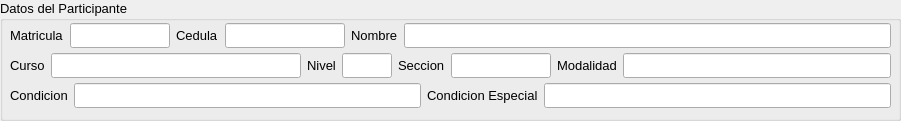
  <widget class="QGroupBox" name="groupBox_2">
   <property name="geometry">
    <rect>
     <x>9</x>
     <y>10</y>
     <width>901</width>
     <height>121</height>
    </rect>
   </property>
   <property name="sizePolicy">
    <sizepolicy hsizetype="Ignored" vsizetype="Ignored">
     <horstretch>0</horstretch>
     <verstretch>0</verstretch>
    </sizepolicy>
   </property>
   <property name="minimumSize">
    <size>
     <width>780</width>
     <height>113</height>
    </size>
   </property>
   <property name="maximumSize">
    <size>
     <width>1000</width>
     <height>200</height>
    </size>
   </property>
   <property name="font">
    <font>
     <family>Segoe UI</family>
     <pointsize>10</pointsize>
    </font>
   </property>
   <property name="title">
    <string>Datos del Participante</string>
   </property>
   <widget class="QWidget" name="horizontalLayoutWidget_8">
    <property name="geometry">
     <rect>
      <x>10</x>
      <y>20</y>
      <width>881</width>
      <height>31</height>
     </rect>
    </property>
    <layout class="QHBoxLayout" name="horizontalLayout_8">
     <item>
      <widget class="QLabel" name="label_3">
       <property name="text">
        <string>Matricula</string>
       </property>
      </widget>
     </item>
     <item>
      <widget class="QLineEdit" name="f_matricula">
       <property name="minimumSize">
        <size>
         <width>0</width>
         <height>25</height>
        </size>
       </property>
       <property name="maximumSize">
        <size>
         <width>100</width>
         <height>16777215</height>
        </size>
       </property>
       <property name="font">
        <font>
         <pointsize>9</pointsize>
        </font>
       </property>
      </widget>
     </item>
     <item>
      <widget class="QLabel" name="label_31">
       <property name="text">
        <string>Cedula</string>
       </property>
      </widget>
     </item>
     <item>
      <widget class="QLineEdit" name="f_cedula_4">
       <property name="minimumSize">
        <size>
         <width>0</width>
         <height>25</height>
        </size>
       </property>
       <property name="maximumSize">
        <size>
         <width>120</width>
         <height>16777215</height>
        </size>
       </property>
       <property name="font">
        <font>
         <pointsize>9</pointsize>
        </font>
       </property>
      </widget>
     </item>
     <item>
      <widget class="QLabel" name="label_32">
       <property name="text">
        <string>Nombre</string>
       </property>
      </widget>
     </item>
     <item>
      <widget class="QLineEdit" name="f_nombre_4">
       <property name="minimumSize">
        <size>
         <width>250</width>
         <height>25</height>
        </size>
       </property>
       <property name="font">
        <font>
         <pointsize>9</pointsize>
        </font>
       </property>
       <property name="readOnly">
        <bool>false</bool>
       </property>
      </widget>
     </item>
    </layout>
   </widget>
   <widget class="QWidget" name="horizontalLayoutWidget_9">
    <property name="geometry">
     <rect>
      <x>10</x>
      <y>50</y>
      <width>881</width>
      <height>31</height>
     </rect>
    </property>
    <layout class="QHBoxLayout" name="horizontalLayout_9">
     <item>
      <widget class="QLabel" name="label_34">
       <property name="text">
        <string>Curso</string>
       </property>
      </widget>
     </item>
     <item>
      <widget class="QLineEdit" name="f_curso_2">
       <property name="enabled">
        <bool>true</bool>
       </property>
       <property name="minimumSize">
        <size>
         <width>250</width>
         <height>25</height>
        </size>
       </property>
       <property name="maximumSize">
        <size>
         <width>250</width>
         <height>16777215</height>
        </size>
       </property>
       <property name="font">
        <font>
         <pointsize>9</pointsize>
        </font>
       </property>
       <property name="readOnly">
        <bool>true</bool>
       </property>
      </widget>
     </item>
     <item>
      <widget class="QLabel" name="label_36">
       <property name="text">
        <string>Nivel</string>
       </property>
      </widget>
     </item>
     <item>
      <widget class="QLineEdit" name="f_nivel">
       <property name="minimumSize">
        <size>
         <width>0</width>
         <height>25</height>
        </size>
       </property>
       <property name="maximumSize">
        <size>
         <width>50</width>
         <height>16777215</height>
        </size>
       </property>
       <property name="font">
        <font>
         <pointsize>9</pointsize>
        </font>
       </property>
      </widget>
     </item>
     <item>
      <widget class="QLabel" name="label_5">
       <property name="text">
        <string>Seccion</string>
       </property>
      </widget>
     </item>
     <item>
      <widget class="QLineEdit" name="f_seccion_2">
       <property name="minimumSize">
        <size>
         <width>0</width>
         <height>25</height>
        </size>
       </property>
       <property name="maximumSize">
        <size>
         <width>100</width>
         <height>16777215</height>
        </size>
       </property>
       <property name="font">
        <font>
         <pointsize>9</pointsize>
        </font>
       </property>
       <property name="readOnly">
        <bool>true</bool>
       </property>
      </widget>
     </item>
     <item>
      <widget class="QLabel" name="label_37">
       <property name="text">
        <string>Modalidad</string>
       </property>
      </widget>
     </item>
     <item>
      <widget class="QLineEdit" name="f_turno">
       <property name="minimumSize">
        <size>
         <width>0</width>
         <height>25</height>
        </size>
       </property>
       <property name="maximumSize">
        <size>
         <width>16777215</width>
         <height>16777215</height>
        </size>
       </property>
       <property name="font">
        <font>
         <pointsize>9</pointsize>
        </font>
       </property>
       <property name="readOnly">
        <bool>true</bool>
       </property>
      </widget>
     </item>
    </layout>
   </widget>
   <widget class="QWidget" name="horizontalLayoutWidget_2">
    <property name="geometry">
     <rect>
      <x>10</x>
      <y>80</y>
      <width>881</width>
      <height>31</height>
     </rect>
    </property>
    <layout class="QHBoxLayout" name="horizontalLayout_2">
     <item>
      <widget class="QLabel" name="label_33">
       <property name="text">
        <string>Condicion</string>
       </property>
      </widget>
     </item>
     <item>
      <widget class="QLineEdit" name="f_condicion_2">
       <property name="minimumSize">
        <size>
         <width>0</width>
         <height>25</height>
        </size>
       </property>
       <property name="font">
        <font>
         <pointsize>9</pointsize>
        </font>
       </property>
       <property name="readOnly">
        <bool>true</bool>
       </property>
      </widget>
     </item>
     <item>
      <widget class="QLabel" name="label_6">
       <property name="text">
        <string>Condicion Especial</string>
       </property>
      </widget>
     </item>
     <item>
      <widget class="QLineEdit" name="f_cond_esp">
       <property name="minimumSize">
        <size>
         <width>0</width>
         <height>25</height>
        </size>
       </property>
       <property name="font">
        <font>
         <pointsize>9</pointsize>
        </font>
       </property>
      </widget>
     </item>
    </layout>
   </widget>
  </widget>
